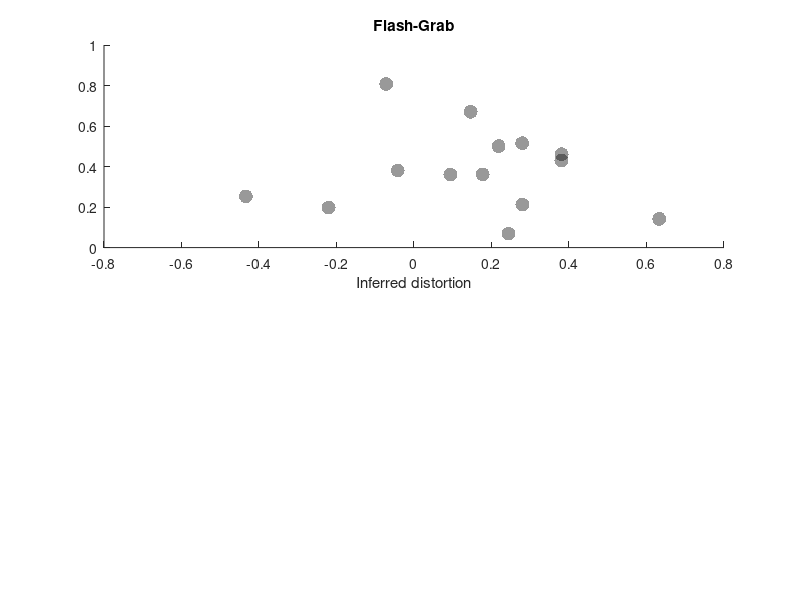

Recreate this plot in MATLAB. (Note: this script raises an error after producing the figure.)
clc
clear
close all

load distortion_observed.mat
load click_positions.mat

% calculate inferred distortion
hBarLength_FG = frontDotX_FG - backDotX_FG;
hBarLength_FE = frontDotX_FE - backDotX_FE;

leftHand_FG = centerDotX_FG - backDotX_FG;
leftHand_FE = centerDotX_FE - backDotX_FE;

rightHand_FG = frontDotX_FG - centerDotX_FG;
rightHand_FE = frontDotX_FE - centerDotX_FE;

distortion_expected_FG = (leftHand_FG-rightHand_FG) ./ hBarLength_FG;
distortion_expected_FE = (leftHand_FE-rightHand_FE) ./ hBarLength_FE;


% calculate position shift
hBarCenter_FG = mean([backDotX_FG,centerDotX_FG,frontDotX_FG], 2);
hBarCenter_FE = mean([backDotX_FE,centerDotX_FE,frontDotX_FE], 2);

hBarCenter_FG_pop = mean(mean([backDotX_FG,centerDotX_FG,frontDotX_FG], 1));
hBarCenter_FE_pop = mean(mean([backDotX_FE,centerDotX_FE,frontDotX_FE], 1));


nsubjects = numel(distortion_expected_FG);

figure('units','inches','outerposition',[1 1 3.5 8])

%% plot difference (FG)
subplot(2,1,1)

szMarker = 100;
alphaMarker = .4;
c = 'k';
ticks = -1:.5:2;
lims = [-.6 2.2];

hold on
scatter(distortion_expected_FG, distortion_observed_FG, ...
    szMarker, c, 'fill', ...
    'markerfacealpha',alphaMarker)

title 'Flash-Grab'

xlabel 'Inferred distortion'
xline(0,'-')
xticks(ticks)
xlim(lims)

ylabel 'Observed distortion'
yline(0,'-')
yticks(ticks)
ylim(lims)

text(1.5, -.45, ['N = ',num2str(nsubjects)])

axis square
addUnityLine

cleanplot

fprintf([ ...
    '\n <FG distortion>' ...
    '\n median observed: %4.2f' ...
    '\n median inferred: %4.2f\n'], ...
    median(distortion_observed_FG), ...
    median(distortion_expected_FG))

%% plot scatter (FE)
subplot(2,1,2)

scatter(distortion_expected_FE, distortion_observed_FE, ...
    szMarker, c, 'fill', ...
    'markerfacealpha',alphaMarker)

title 'Frame'

xlabel 'Inferred distortion'
xline(0,'-')
xticks(ticks)
xlim(lims)

ylabel 'Observed distortion'
yline(0,'-')
yticks(ticks)
ylim(lims)

text(1.5, -.45, ['N = ',num2str(nsubjects)])

axis square
addUnityLine

cleanplot

fprintf([ ...
    '\n <FE distortion>' ...
    '\n median observed: %4.2f' ...
    '\n median inferred: %4.2f\n'], ...
    median(distortion_observed_FE), ...
    median(distortion_expected_FE))


%% plot scatter observed-inferred distortion

figure('units','inches','outerposition',[0 0 4 4])
hold on

FG_diff = distortion_observed_FG - distortion_expected_FG;
FE_diff = distortion_observed_FE - distortion_expected_FE;

szMarker = 100;
alphaMarker = .4;
c = 'k';
ticks = -2:.5:2;
lims = [-1 1];

scatter(FG_diff, FE_diff, ...
    szMarker, c, 'fill', ...
    'markerfacealpha',alphaMarker)

title 'Distortion difference (Observed - Inferred)'

xlabel 'Flash-Grab'
xline(0,'-')
xticks(ticks)
xlim(lims)

ylabel 'Frame'
yline(0,'-')
yticks(ticks)
ylim(lims)

text(1.5, -.75, ['N = ',num2str(nsubjects)])

axis square
addUnityLine

cleanplot

%% plot observed-inferred distortion

figure('units','inches','outerposition',[0 0 4 4])

data_mat = [FG_diff, FE_diff];

xs = scatterbar_median(data_mat);
errorbar(1:2, median(data_mat), MAD(data_mat), ...
    'o','color','k','linewidth',2,'marker','none')

plot(xs', data_mat', 'color', .5 * ones(1,3))

xticks(1:2)
xticklabels({'FG', 'FE'})

ylabel({'Distortion'; '(observed - inferred)'})
yline(0,'-')
% ylim([-.2 1])

text(2.3, -2.4, ['N = ',num2str(nsubjects)])
pbaspect([1,2,1])

cleanplot

%%
[delta, ~, p, W, z, r] = signrank_full(FG_diff, FE_diff);
fprintf([ ...
    '\n <Distortion difference>' ...
    '\n -----------------------' ...
    '\n median difference = %4.1f'...
    '\n W = %5.2f' ...
    '\n z = %5.2f' ...
    '\n p = %5.3f' ...
    '\n r = %4.2f \n'], ...
delta,W,z,p,r)
statbar(1,2, 1, p);

%%

figure('units','inches','outerposition',[1 1 8 8])

szMarker = 100;
alphaMarker = .4;
c = 'k';
ticks = -1:.5:2;
% lims = [-.6 2.2];

%% observed distortion vs. position shift (FG)
subplot(2,2,1)
hold on

scatter(hBarCenter_FG, distortion_observed_FG, ...
    szMarker, c, 'fill', ...
    'markerfacealpha',alphaMarker)

title 'Flash-Grab'

xlabel 'Position shift (dva)'
xline(0,'-')
xticks(ticks)
% xlim(lims)

ylabel 'Observed distortion'
yline(0,'-')
yticks(ticks)
% ylim(lims)

text(1.5, -.45, ['N = ',num2str(nsubjects)])

cleanplot

%% inferred distortion vs. position shift (FG)
subplot(2,2,2)
hold on

scatter(hBarCenter_FG, distortion_expected_FG, ...
    szMarker, c, 'fill', ...
    'markerfacealpha',alphaMarker)

title 'Flash-Grab'

xlabel 'Position shift (dva)'
xline(0,'-')
xticks(ticks)
% xlim(lims)

ylabel 'Inferred distortion'
yline(0,'-')
yticks(ticks)
% ylim(lims)

text(1.5, -.45, ['N = ',num2str(nsubjects)])

cleanplot

%% observed distortion vs. position shift (FE)
subplot(2,2,3)
hold on

scatter(hBarCenter_FE, distortion_observed_FE, ...
    szMarker, c, 'fill', ...
    'markerfacealpha',alphaMarker)

title 'Frame'

xlabel 'Position shift (dva)'
xline(0,'-')
xticks(ticks)
% xlim(lims)

ylabel 'Observed distortion'
yline(0,'-')
yticks(ticks)
% ylim(lims)

text(1.5, -.45, ['N = ',num2str(nsubjects)])

cleanplot

%% inferred distortion vs. position shift (FE)
subplot(2,2,4)
hold on

scatter(hBarCenter_FE, distortion_expected_FE, ...
    szMarker, c, 'fill', ...
    'markerfacealpha',alphaMarker)

title 'Frame'

xlabel 'Position shift (dva)'
xline(0,'-')
xticks(ticks)
% xlim(lims)

ylabel 'Inferred distortion'
yline(0,'-')
yticks(ticks)
% ylim(lims)

text(1.5, -.45, ['N = ',num2str(nsubjects)])

cleanplot
%% save figure
% set(gcf,'papersize',[8.3 11.7])
% saveas(gcf,'../results/fig05.pdf')
